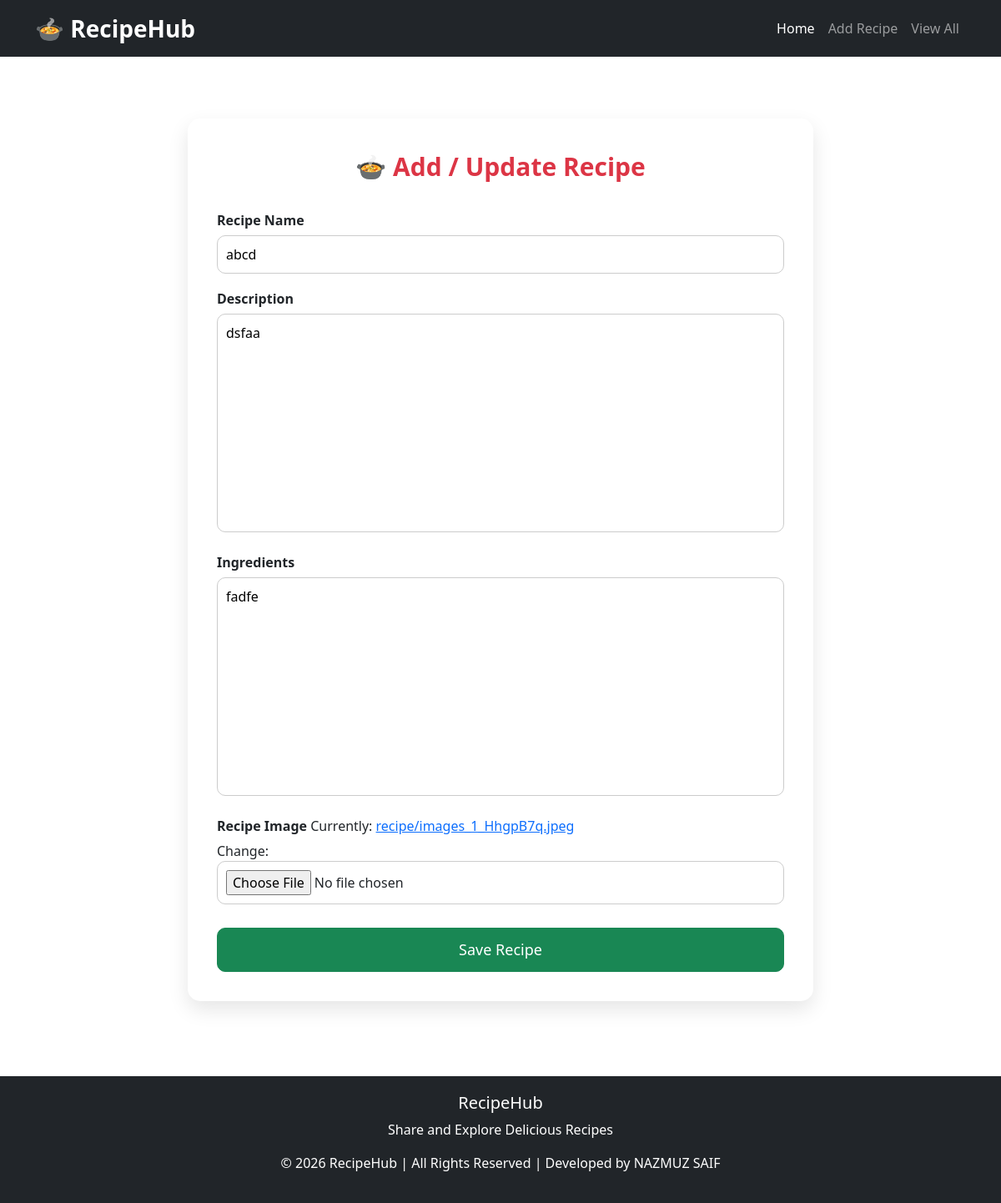
The page /recipe/update/3 on the database its author committed.
### recipe/models.py (models this page shows, shortened)
class Recipe(models.Model):
    name = models.CharField(max_length=100)
    description = models.TextField()
    ingredients = models.TextField()
    image = models.ImageField(upload_to='recipe/')
    created_at = models.DateTimeField(auto_now_add=True)

### recipe/views.py (the view)
# urls.py: path('update/<int:pk>', views.update, name='update'),
def update(request, pk):
    product = Recipe.objects.get(pk=pk)
    if request.method == 'POST':
        form = RecipeForm(request.POST,request.FILES, instance=product)
        if form.is_valid():
            form.save()
            return redirect('view_recipe')
    else:
        form = RecipeForm(instance=product)
    return render(request, 'forms.html', {'form': form})

### recipe/forms.py
class RecipeForm(forms.ModelForm):
    class Meta:
        model = Recipe
        fields = ['name', 'description', 'ingredients', 'image']

### templates/forms.html (shortened to what this page needs)
{% extends 'base.html' %}
{% block content %}
<div class="container">
    <div class="form-container">
        <div class="form-title">
            🍲 Add / Update Recipe
        </div>
        <form method="POST" enctype="multipart/form-data">
            <div class="form-group">
                <label>Recipe Name</label>
                {{ form.name }}
            </div>
            <div class="form-group">
                <label>Description</label>
                {{ form.description }}
            </div>
            <div class="form-group">
                <label>Ingredients</label>
                {{ form.ingredients }}
            </div>
            <div class="form-group">
                <label>Recipe Image</label>
                {{ form.image }}
            </div>
            <button type="submit" class="btn btn-success btn-submit">
                Save Recipe
            </button>
        </form>
    </div>
</div>
{% endblock %}

### templates/base.html (style rules this page uses)
body { min-height: 100vh; display: flex; flex-direction: column; }

### templates/forms.html (style rules this page uses)
.form-container { max-width: 750px; margin: 50px auto; padding: 35px; background: #fff; border-radius: 15px; box-shadow: 0px 10px 25px rgba(0,0,0,0.1); }
.form-title { text-align: center; font-size: 30px; font-weight: bold; color: #dc3545; margin-bottom: 30px; }
.form-group { margin-bottom: 18px; }
label { font-weight: 600; margin-bottom: 6px; }
input, textarea, select { width: 100%; padding: 10px; border-radius: 10px; border: 1px solid #ccc; outline: none; }
textarea { min-height: 120px; resize: none; }
.btn-submit { width: 100%; padding: 12px; font-size: 18px; border-radius: 10px; margin-top: 10px; }

### rows shown on the page
Recipe: name "abcd", description "dsfaa", ingredients "fadfe"
